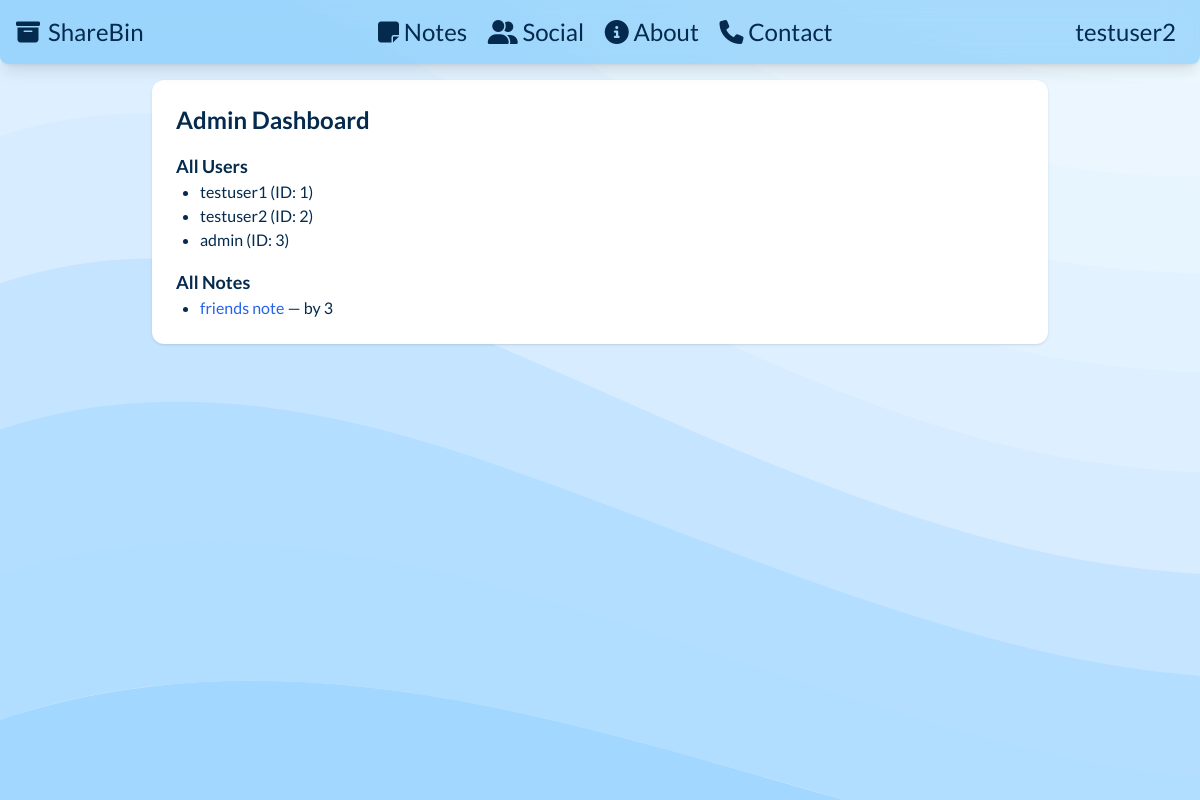
The app's page /admin (signed in), older data.
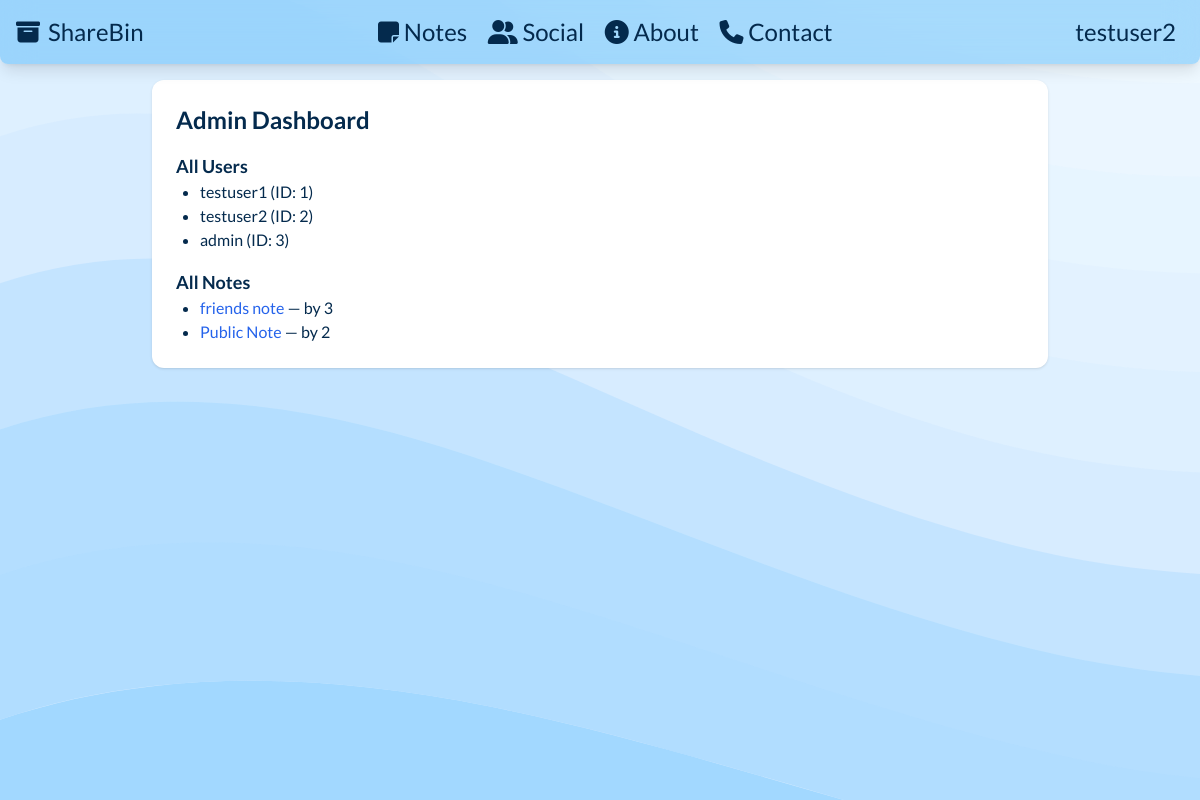
The same page, newer data.
### tables this page shows
CREATE TABLE users (
            id INTEGER PRIMARY KEY AUTOINCREMENT,
            username TEXT,
            password TEXT,
            email TEXT,
            created_at TIMESTAMP DEFAULT CURRENT_TIMESTAMP
        );

CREATE TABLE notes (
            id INTEGER PRIMARY KEY AUTOINCREMENT,
            user TEXT,
            title TEXT,
            content TEXT,
            is_private INTEGER,
            visibility TEXT CHECK(visibility IN ('public', 'private', 'friends')),
            file_path TEXT,
            created_at TIMESTAMP DEFAULT CURRENT_TIMESTAMP
        );

### app.py (the view)
@app.route('/admin')
def admin_dashboard():
    if 'username' not in session:
        return redirect('/login')
    conn = get_db()
    c = conn.cursor()
    c.execute("SELECT * FROM users")
    users = c.fetchall()
    c.execute("SELECT * FROM notes")
    notes = c.fetchall()
    conn.close()
    return render_template('admin.html', users=users, notes=notes, user=session.get('username'))

### app.py (called while the page is built)
def get_db():
    conn = sqlite3.connect(DATABASE)
    return conn

### templates/admin.html
{% extends "base.html" %} {% block content %}
<div class="max-w-4xl mx-auto bg-white p-6 rounded-xl shadow">
  <h2 class="text-2xl font-bold mb-4">Admin Dashboard</h2>
  <h3 class="text-lg font-semibold mt-4">All Users</h3>
  <ul class="list-disc pl-6">
    {% for user in users %}
    <li>{{ user[1] }} (ID: {{ user[0] }})</li>
    {% endfor %}
  </ul>
  <h3 class="text-lg font-semibold mt-4">All Notes</h3>
  <ul class="list-disc pl-6">
    {% for note in notes %}
    <li>
      <a href="/notes/{{ note[0] }}" class="text-blue-600 hover:underline"
        >{{ note[2] }}</a
      >
      — by {{ note[1] }}
    </li>
    {% endfor %}
  </ul>
</div>
{% endblock %}

### templates/base.html (shortened to what this page needs)
<!DOCTYPE html>
<html>
  <head>
    <script src="https://cdn.tailwindcss.com"></script>
  </head>
  <body
    class="font-[lato] text-congress-blue-950 bg-congress-blue-100 scroll-smooth"
  >
    <header>
      <nav
        class="bg-congress-blue-500/30 backdrop-blur-lg rounded-b-lg shadow-lg p-4 flex flex-row w-full fixed top-0 z-50"
      >
        <div class="container justify-start text-2xl w-fit">
          <a
            href="/"
            class="flex items-center hover:text-gray-200 hover:text-shadow-lg transition-all duration-150 ease-in-out w-fit"
          >
            <i class="fa-solid fa-box-archive pr-2"></i>
            <h1 class="text-2xl">ShareBin</h1>
          </a>
        </div>
        <div class="container justify-center text-2xl w-fit mx-auto">
          <a
            href="/notes"
            class="p-2 hover:text-gray-200 transition-all duration-150 ease-in-out w-fit"
            ><i class="fa fa-sticky-note"></i> Notes</a
          >
          <a
            href="/social"
            class="p-2 hover:text-gray-200 transition-all duration-150 ease-in-out w-fit"
          >
            <i class="fa-solid fa-user-group"></i> Social</a
          >
          <a
            href="/about"
            class="p-2 hover:text-gray-200 transition-all duration-150 ease-in-out w-fit"
            ><i class="fa-solid fa-circle-info"></i> About</a
          >
          <a
            href="/contact"
            class="p-2 hover:text-gray-200 transition-all duration-150 ease-in-out w-fit"
          >
            <i class="fa-solid fa-phone"></i> Contact</a
          >
        </div>
        <div class="container justify-end text-2xl w-fit">
          {% if user %}
          <a
            href="/profile"
            class="p-2 hover:text-gray-200 transition-all duration-150 ease-in-out w-fit"
            >{{ user }}</a
          >
          {% else %}
          <a
            href="/login"
            class="p-2 hover:text-gray-200 transition-all duration-150 ease-in-out w-fit"
            >Log In <span aria-hidden="true">&rarr;</span></a
          >
          {% endif %}
        </div>
      </nav>
    </header>
    <section
      class="w-full min-h-fit h-screen pt-[10vh] bg-custom-pattern bg-cover bg-repeat-y bg-fixed"
    >
      {% block content %}{% endblock %}
    </section>
  </body>
</html>

Row changes from the older to the newer data that the page shows:
added notes: title "Public Note", user "2"
